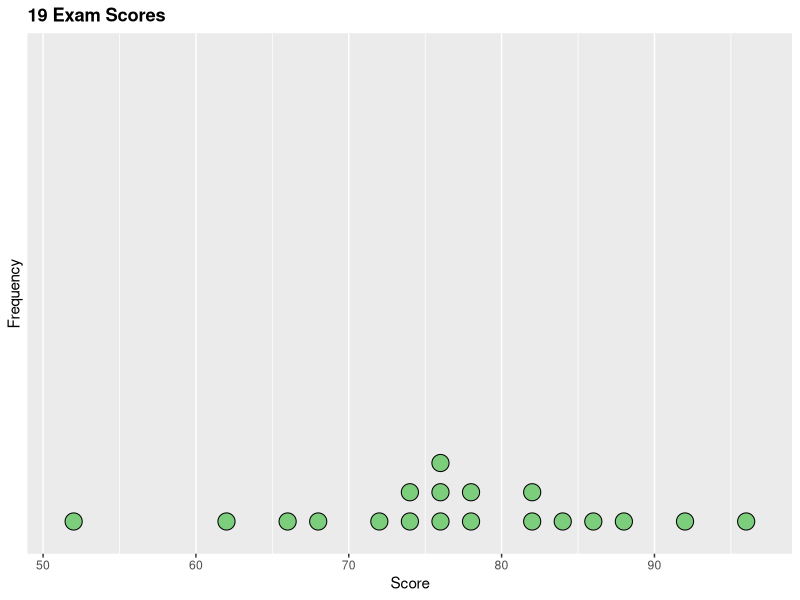

This figure's R source:
## ---- chunk 1
grades <- c(76,74,82,96,66,76,78,72,52,68,86,84,62,76,78,92,82,74,88)
class.grades <- data.frame(grades = grades)
## ---- chunk 2
library(ggplot2)

ggplot(class.grades, aes(x = grades)) + 
    geom_dotplot(binwidth = 1.5, 
                 stackratio = 1.7, 
                 dotsize = 0.75,
                 fill="palegreen3") +
    labs(title="19 Exam Scores") +
    theme(plot.title = element_text(lineheight=.8, face="bold")) +
    xlab("Score") +
    scale_y_continuous(name = "Frequency", breaks = NULL)

